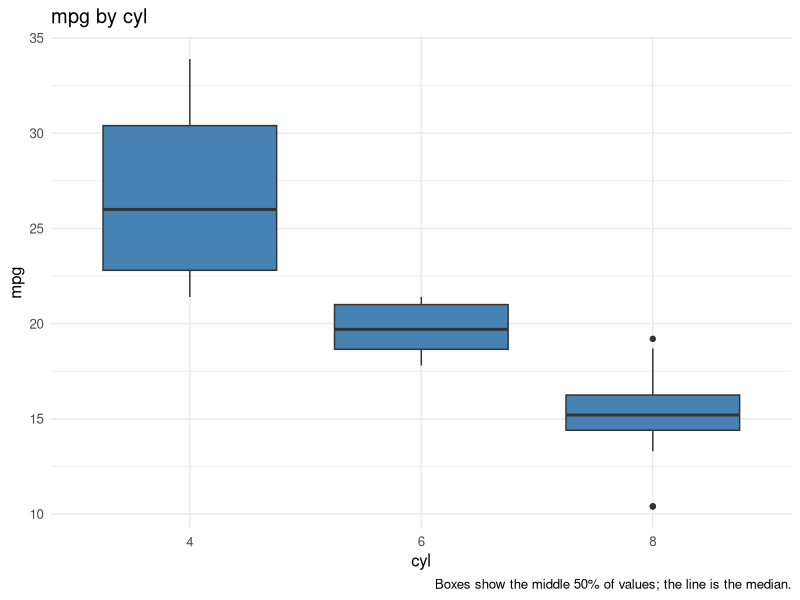
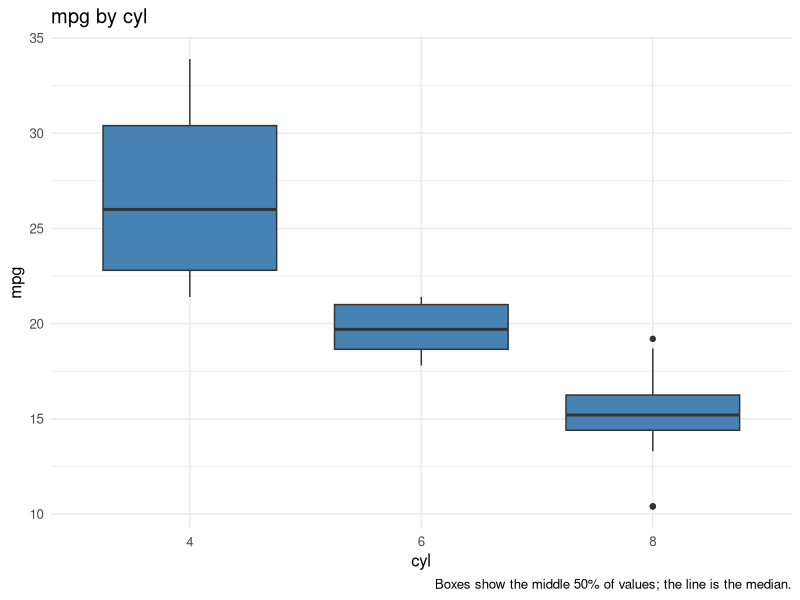
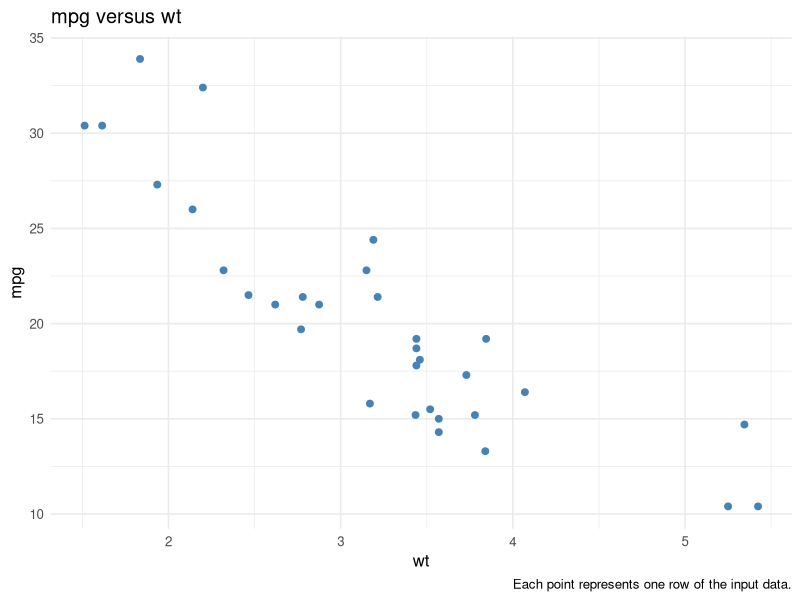
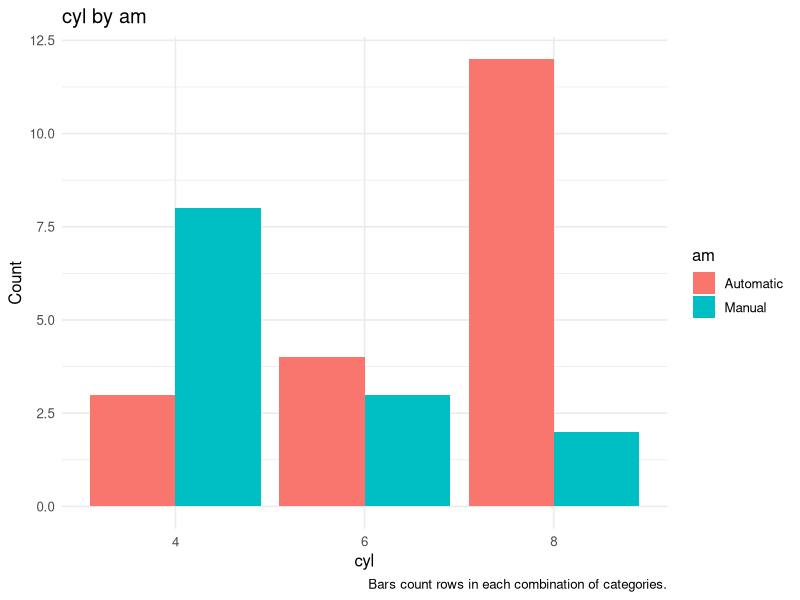
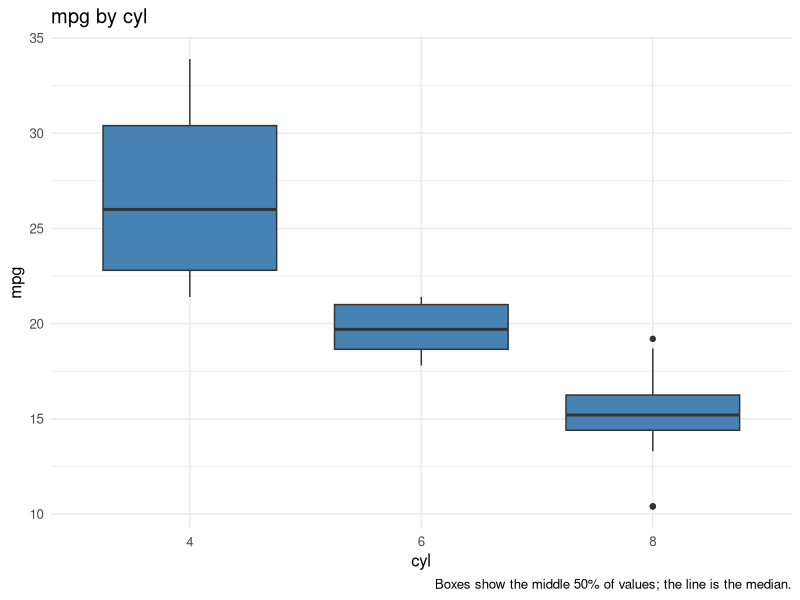
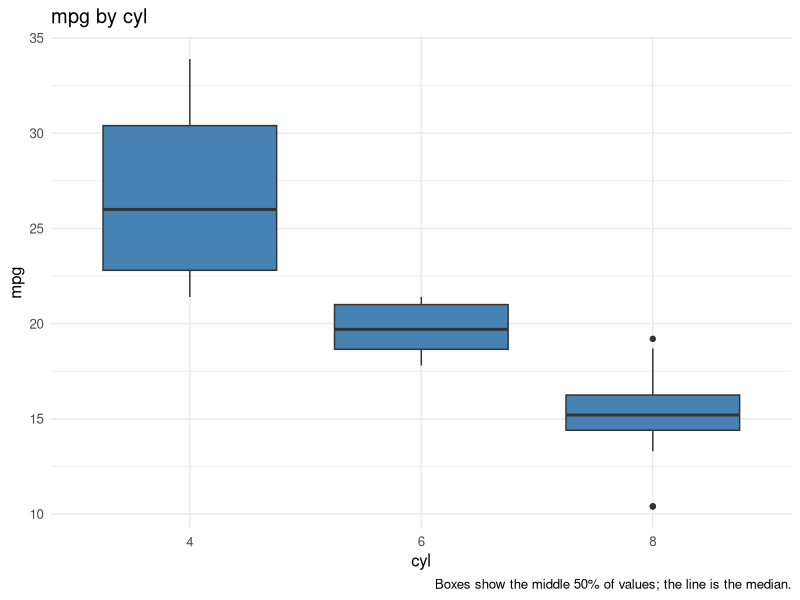
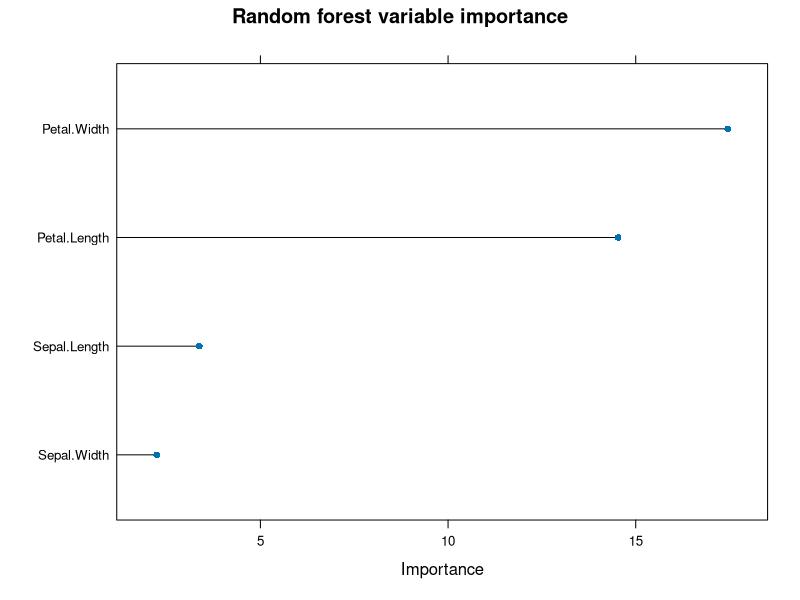
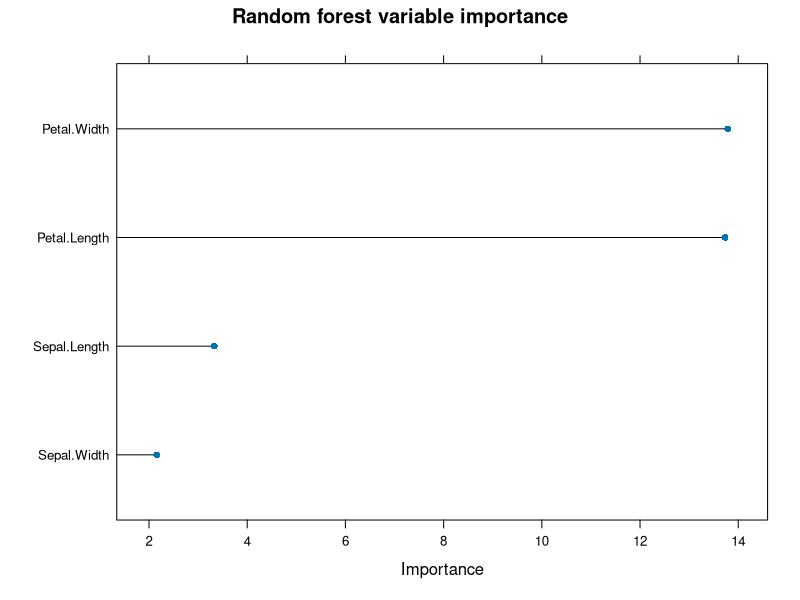

These figures' R source, in order: (Note: this script raises an error after producing the figures.)
## ---- chunk 1
knitr::opts_chunk$set(message = FALSE, warning = FALSE, echo = TRUE,
                      fig.width = 8, fig.height = 5)
library(tidyverse)
library(caret)
library(rpart)
library(ranger)
library(tidytext)
library(wordcloud)
library(RColorBrewer)
theme_set(theme_minimal(base_size = 12))
## ---- chunk 2
person_age <- function(x) {
  age <- 2020 - x
  print(paste("You are", age))
}

person_age(2000)
person_age(1995)
## ---- chunk 3
even_or_odd <- function(x) {
  if (x %% 1 != 0) {
    stop("Enter a whole number.")
  }
  if (x %% 2 == 0) {
    print("You input an even number!")
  } else {
    print("You input an odd number!")
  }
}

even_or_odd(8)
even_or_odd(7)
even_or_odd(0)
even_or_odd(-3)
## ---- chunk 4
mean_impute <- function(x) {
  if (!is.numeric(x)) {
    stop("Input must be a numeric vector.")
  }
  if (any(is.na(x))) {
    if (all(is.na(x))) {
      stop("At least one observed value is needed to calculate a mean.")
    }
    x[is.na(x)] <- mean(x, na.rm = TRUE)
  }
  return(x)
}

mean_impute(c(10, 20, NA, 30))
mean_impute(c(10, 20, 30))
## ---- chunk 5
impute_missing <- function(x) {
  if (any(is.na(x))) {
    if (all(is.na(x))) {
      stop("At least one observed value is needed for imputation.")
    }
    if (is.numeric(x)) {
      x <- mean_impute(x)
    } else {
      # Find the most frequent observed value, as in the slides.
      mode_of_x <- names(sort(table(x), decreasing = TRUE))[1]
      # Take that value from x to preserve its type, including factors.
      replacement <- x[match(mode_of_x, as.character(x))]
      x[is.na(x)] <- replacement
    }
  }
  return(x)
}

impute_missing(c(5, NA, 15))
impute_missing(c("red", NA, "blue", "red"))
impute_missing(factor(c("yes", NA, "no", "yes")))
impute_missing(c(TRUE, NA, TRUE, FALSE))
impute_missing(c("red", "blue"))
## ---- chunk 6
boxplot_two <- function(d) {
  if (ncol(d) != 2) {
    stop("Provide a data frame with exactly two columns.")
  }
  if (is.numeric(d[[1]]) && !is.numeric(d[[2]])) {
    p <- ggplot(d, aes(x = d[[2]], y = d[[1]])) +
      geom_boxplot(fill = "steelblue") +
      labs(title = paste(names(d)[1], "by", names(d)[2]),
           x = names(d)[2], y = names(d)[1],
           caption = "Boxes show the middle 50% of values; the line is the median.")
    return(p)
  } else if (!is.numeric(d[[1]]) && is.numeric(d[[2]])) {
    p <- ggplot(d, aes(x = d[[1]], y = d[[2]])) +
      geom_boxplot(fill = "steelblue") +
      labs(title = paste(names(d)[2], "by", names(d)[1]),
           x = names(d)[1], y = names(d)[2],
           caption = "Boxes show the middle 50% of values; the line is the median.")
    return(p)
  } else {
    print("This function cannot visualize your data")
  }
}

# The built-in mtcars data need no separate download.
car_data <- mtcars %>%
  mutate(cyl = factor(cyl),
         am = factor(am, levels = c(0, 1), labels = c("Automatic", "Manual")))

# One numeric and one categorical variable, in both column orders.
boxplot_two(car_data %>% select(mpg, cyl))
boxplot_two(car_data %>% select(cyl, mpg))

# Neither of these pairs is suitable for this boxplot function.
boxplot_two(car_data %>% select(wt, mpg))
boxplot_two(car_data %>% select(cyl, am))
## ---- chunk 7
plot_two <- function(d) {
  if (ncol(d) != 2) {
    stop("Provide a data frame with exactly two columns.")
  }
  if (is.numeric(d[[1]]) && is.numeric(d[[2]])) {
    p <- ggplot(d, aes(x = d[[1]], y = d[[2]])) +
      geom_point(color = "steelblue", size = 2) +
      labs(title = paste(names(d)[2], "versus", names(d)[1]),
           x = names(d)[1], y = names(d)[2],
           caption = "Each point represents one row of the input data.")
    return(p)
  } else if (!is.numeric(d[[1]]) && !is.numeric(d[[2]])) {
    p <- ggplot(d, aes(x = d[[1]], fill = d[[2]])) +
      geom_bar(position = "dodge") +
      labs(title = paste(names(d)[1], "by", names(d)[2]),
           x = names(d)[1], y = "Count", fill = names(d)[2],
           caption = "Bars count rows in each combination of categories.")
    return(p)
  } else {
    return(boxplot_two(d))
  }
}

# Two numeric variables: scatterplot.
plot_two(car_data %>% select(wt, mpg))

# Two categorical variables: grouped bar chart.
plot_two(car_data %>% select(cyl, am))

# One numeric and one categorical variable: boxplot in either order.
plot_two(car_data %>% select(mpg, cyl))
plot_two(car_data %>% select(cyl, mpg))
## ---- chunk 8
tree_accuracy <- function(input_data, train_percent = .8) {
  stopifnot("target" %in% names(input_data), !anyNA(input_data),
            train_percent > 0, train_percent < 1)
  input_data <- input_data %>%
    mutate(across(where(is.character), as.factor), target = factor(target))
  stopifnot(nlevels(input_data$target) == 2)

  set.seed(421)
  splitIndex <- createDataPartition(input_data$target, p = train_percent,
                                    list = FALSE)
  df_train <- input_data[splitIndex, ]
  df_test <- input_data[-splitIndex, ]

  tree_model <- rpart(target ~ ., data = df_train, method = "class")
  pred <- predict(tree_model, df_test, type = "class")
  cm <- confusionMatrix(data = pred, reference = df_test$target,
                         positive = levels(input_data$target)[2])
  return(unname(cm$overall["Accuracy"]))
}

# Retain two species so the built-in iris example has a binary target.
iris_binary <- iris %>%
  filter(Species != "setosa") %>%
  rename(target = Species) %>%
  mutate(target = droplevels(target))

accuracy_80 <- tree_accuracy(iris_binary)
accuracy_70 <- tree_accuracy(iris_binary, train_percent = .7)

knitr::kable(data.frame(
  Training_proportion = c(.8, .7),
  Testing_accuracy = c(accuracy_80, accuracy_70)
), digits = 3)
## ---- chunk 9
forest_importance <- function(input_data, train_percent = .8) {
  stopifnot("target" %in% names(input_data), !anyNA(input_data),
            train_percent > 0, train_percent < 1)
  input_data <- input_data %>%
    mutate(across(where(is.character), as.factor), target = factor(target))
  stopifnot(nlevels(input_data$target) == 2)

  set.seed(421)
  splitIndex <- createDataPartition(input_data$target, p = train_percent,
                                    list = FALSE)
  df_train <- input_data[splitIndex, ]

  ctrl <- trainControl(method = "cv", number = 5, allowParallel = FALSE)
  forest_model <- train(
    target ~ ., data = df_train, method = "ranger", trControl = ctrl,
    tuneGrid = expand.grid(mtry = c(1, 2), splitrule = "gini", min.node.size = 5),
    num.trees = 300, num.threads = 1, importance = "impurity"
  )
  importance_plot <- plot(varImp(forest_model, scale = FALSE),
                           main = "Random forest variable importance")
  return(importance_plot)
}

forest_importance(iris_binary)
forest_importance(iris_binary, train_percent = .7)
## ---- chunk 10
text_wordcloud <- function(input_data, text_col) {
  stopifnot(text_col %in% names(input_data))
  text_data <- data.frame(text = as.character(input_data[[text_col]]))

  word_counts <- text_data %>%
    filter(!is.na(text)) %>%
    unnest_tokens(input = text, output = word) %>%
    anti_join(get_stopwords(), by = "word") %>%
    count(word, sort = TRUE)

  if (nrow(word_counts) == 0) {
    stop("There are no words to plot after removing missing text and stop words.")
  }
  set.seed(421)
  par(mar = c(1, 1, 4, 1))
  wordcloud(words = word_counts$word, freq = word_counts$n,
            min.freq = 1, max.words = 50, random.order = FALSE,
            scale = c(3, .7), colors = brewer.pal(8, "Dark2"))
  title(main = paste("Word cloud:", text_col))
}

# Short example reviews written for this assignment.
reviews <- data.frame(
  comments = c(
    "R makes data analysis useful. Clear graphs help explain the data.",
    "Writing functions saves time. Practice makes the code easier to understand.",
    "I enjoy making graphs and learning how data can answer questions.",
    "Functions let me reuse code for new data and new graphs.",
    "Practice helps me find errors and write clear code.",
    "Clear labels make graphs useful. Data analysis takes practice."
  ),
  summary = c(
    "Useful data analysis and clear graphs",
    "Reusable functions and readable code",
    "Interesting questions and useful graphs",
    "Reusable code and helpful functions",
    "Practice and readable code",
    "Clear graphs and useful analysis"
  )
)

text_wordcloud(reviews, "comments")
text_wordcloud(reviews, "summary")
